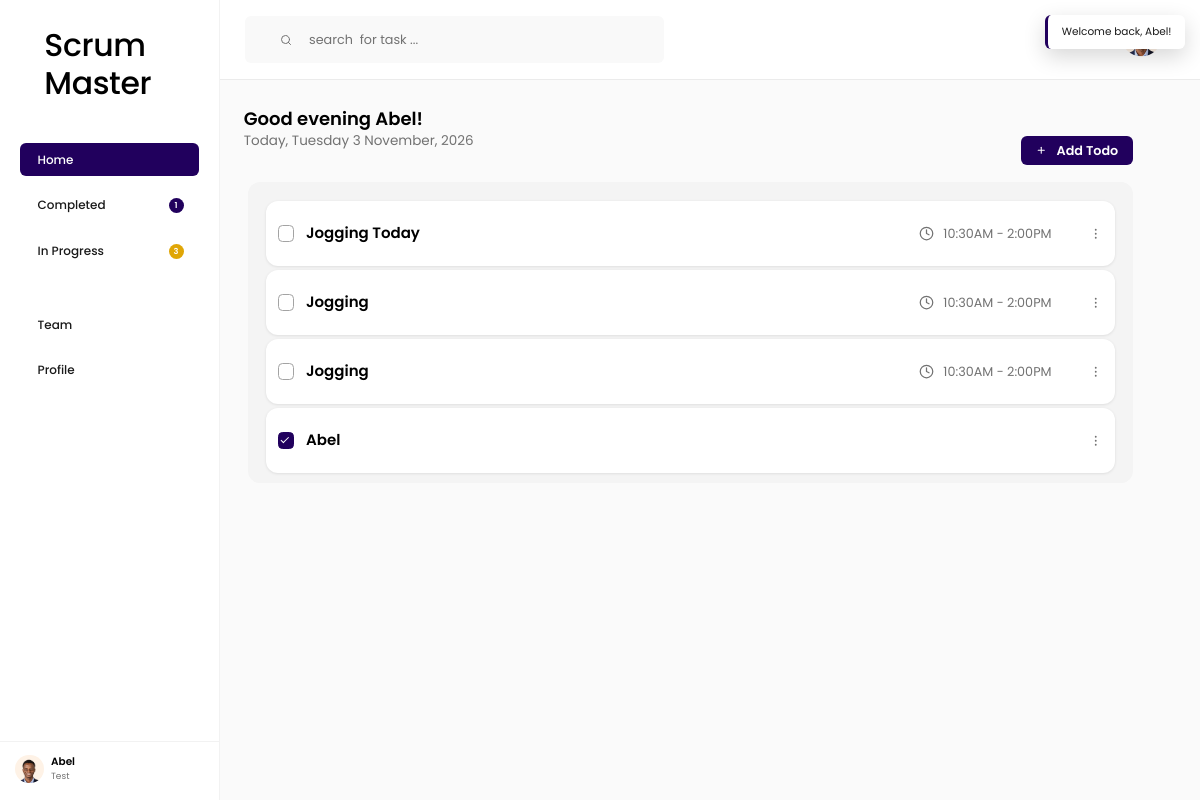
/index.php (signed in), run on the app's committed database.
### tables this page shows
CREATE TABLE users (
        id INTEGER PRIMARY KEY AUTOINCREMENT,
        name TEXT NOT NULL,
        email TEXT NOT NULL,
        password_hash TEXT NOT NULL,
        avatar TEXT,
        organization_id INTEGER,
        created_at TEXT DEFAULT CURRENT_TIMESTAMP
    , google_id TEXT, notify_browser INTEGER NOT NULL DEFAULT 1, notify_email INTEGER NOT NULL DEFAULT 1, notify_lead_minutes INTEGER NOT NULL DEFAULT 30);

CREATE TABLE organizations (
        id INTEGER PRIMARY KEY AUTOINCREMENT,
        name TEXT NOT NULL,
        owner_id INTEGER NOT NULL,
        created_at TEXT DEFAULT CURRENT_TIMESTAMP
    );

CREATE TABLE todos (
        id INTEGER PRIMARY KEY AUTOINCREMENT,
        title TEXT NOT NULL,
        completed INTEGER DEFAULT 0,
        start_time TEXT,
        end_time TEXT
    , user_id INTEGER);

### src/helpers.php (called while the page is built, shortened)
<?php
function e(mixed $value): string
{
    return htmlspecialchars((string) $value, ENT_QUOTES, 'UTF-8');
}
function render(string $template, array $vars = []): void
{
    extract($vars, EXTR_SKIP);
    require ROOT_PATH . '/templates/' . $template . '.php';
}
function avatar_url(?string $path): string
{
    return is_string($path) && $path !== '' ? $path : 'assets/img/default-avatar.png';
}
function format_time_range(?string $start, ?string $end): ?string
{
    if ($start === null || $end === null) {
        return null;
    }
    return format_time($start) . ' - ' . format_time($end);
}
function format_time(string $value): string
{
    [$hour, $minute] = explode(':', $value);
    $hour = (int) $hour;
    $suffix = $hour >= 12 ? 'PM' : 'AM';
    $hour12 = $hour % 12;
    return $hour12 . ':' . $minute . $suffix;
}

### src/controllers/HomeController.php (called while the page is built, shortened)
<?php
final class HomeController
{
    public static function index(): void
    {
        global $db;
        $user = require_auth();
        $userId = (int) $user['id'];
        $todoRepo = new TodoRepository($db);
        $page = (string) ($_GET['page'] ?? 'home');
        $q = trim((string) ($_GET['q'] ?? ''));
        $editTodo = null;
        $openAdd = isset($_GET['add']);
        render('layout', [
            'view' => 'home',
            'title' => 'Scrum Master — Home',
            'showTodoModal' => true,
            'user' => $user,
            'page' => $page,
            'q' => $q,
            'searchRoute' => '',
            'todos' => $todoRepo->all($userId, $page, $q),
            'counts' => $todoRepo->counts($userId),
            'greeting' => greeting_for((string) $user['name']),
            'today' => today_line(),
            'editTodo' => $editTodo,
            'openAdd' => $openAdd,
            'returnTo' => return_to_value(),
            'flash' => take_flash(),
        ]);
    }
}

### src/repositories/TodoRepository.php (called while the page is built, shortened)
<?php
final class TodoRepository
{
    public function all(int $userId, string $page = 'home', string $q = ''): array
    {
        $sql = 'SELECT * FROM todos WHERE user_id = :user';
        $params = [':user' => $userId];
        $sql .= $this->filter($page, $q, $params);
        $sql .= ' ORDER BY id ASC';
        $stmt = $this->db->prepare($sql);
        $stmt->execute($params);
        return $stmt->fetchAll();
    }
    public function counts(int $userId): array
    {
        $stmt = $this->db->prepare(
            'SELECT
                SUM(CASE WHEN completed = 1 THEN 1 ELSE 0 END) AS completed,
                SUM(CASE WHEN completed = 0 THEN 1 ELSE 0 END) AS in_progress
             FROM todos
             WHERE user_id = :user'
        );
        $stmt->execute([':user' => $userId]);
        $row = $stmt->fetch();
        return [
            'completed' => (int) ($row['completed'] ?? 0),
            'in_progress' => (int) ($row['in_progress'] ?? 0),
        ];
    }
    private function filter(string $page, string $q, array &$params): string
    {
        $sql = '';
        if ($page === 'completed') {
            $sql .= ' AND completed = 1';
        } elseif ($page === 'in-progress') {
            $sql .= ' AND completed = 0';
        }
        return $sql;
    }
}

### src/repositories/UserRepository.php (called while the page is built, shortened)
<?php
final class UserRepository
{
    public function findWithOrganization(int $id): ?array
    {
        $stmt = $this->db->prepare(
            'SELECT u.*,
                    o.name     AS organization_name,
                    o.owner_id AS organization_owner_id
             FROM users u
             LEFT JOIN organizations o ON o.id = u.organization_id
             WHERE u.id = :id'
        );
        $stmt->execute([':id' => $id]);
        $user = $stmt->fetch();
        return $user ?: null;
    }
}

### src/auth.php (called while the page is built, shortened)
<?php
function auth_user(): ?array
{
    $id = (int) ($_SESSION['user_id'] ?? 0);
    global $db;
    $user = (new UserRepository($db))->findWithOrganization($id);
    return $user;
}
function require_auth(): array
{
    $user = auth_user();
    return $user;
}
function user_organization(?array $user): ?array
{
    return [
        'id' => (int) $user['organization_id'],
        'name' => (string) ($user['organization_name'] ?? ''),
        'owner_id' => (int) ($user['organization_owner_id'] ?? 0),
    ];
}
function is_org_owner(?array $user): bool
{
    $organization = user_organization($user);
    return $organization !== null && $organization['owner_id'] === (int) $user['id'];
}

### templates/partials/todo-row.php (the view, shortened to what this page needs)
<?php
$range = format_time_range($todo['start_time'], $todo['end_time']);
?>
<div class="todo-item">
    <form method="post" action="index.php" class="todo-toggle">
        <input
            type="checkbox"
            class="todo-check"
            <?= $todo['completed'] ? 'checked' : '' ?>
            aria-label="<?= $todo['completed'] ? 'Mark as not completed' : 'Mark as completed' ?>: <?= e($todo['title']) ?>"
        >
    </form>
    <span class="todo-title"><?= e($todo['title']) ?></span>
    <span class="todo-time">
        <?php if ($range !== null): ?>
            <svg viewBox="0 0 24 24" fill="none" stroke="currentColor" stroke-width="2" stroke-linecap="round" stroke-linejoin="round" aria-hidden="true">
                <circle cx="12" cy="12" r="10"/>
                <path d="M12 6v6l4 2"/>
            </svg>
            <span><?= e($range) ?></span>
        <?php endif; ?>
    </span>
    <details class="kebab">
        <summary aria-label="Todo actions">
            <svg viewBox="0 0 24 24" fill="currentColor" aria-hidden="true">
                <circle cx="12" cy="5" r="1.7"/>
                <circle cx="12" cy="12" r="1.7"/>
                <circle cx="12" cy="19" r="1.7"/>
            </svg>
        </summary>
    </details>
</div>

### templates/partials/sidebar.php (shortened to what this page needs)
<?php
$view = $view ?? 'home';
$isOwner = is_org_owner($user ?? null);
$query = $q !== '' ? '?q=' . urlencode($q) : '';
$filterQuery = static fn (string $filter): string => 'index.php?page=' . $filter . ($q !== '' ? '&q=' . urlencode($q) : '');
$homeHref = 'index.php' . $query;
$completedHref = $filterQuery('completed');
$inProgressHref = $filterQuery('in-progress');
$teamHref = 'index.php?r=team';
$profileHref = 'index.php?r=profile';
$isHome = $view === 'home' && $page === 'home';
$isCompleted = $view === 'home' && $page === 'completed';
$isInProgress = $view === 'home' && $page === 'in-progress';
$isTeam = $view === 'team';
$isProfile = $view === 'profile';
$isSettings = $view === 'settings';
$orgName = (string) ($user['organization_name'] ?? '');
$userMeta = $orgName !== '' ? $orgName : (string) ($user['email'] ?? '');
?>
<aside class="sidebar">
    <div class="logo">Scrum Master</div>
    <nav class="nav" aria-label="Primary">
        <a class="nav-item<?= $isHome ? ' is-active' : '' ?>"
           href="<?= e($homeHref) ?>"
           <?= $isHome ? 'aria-current="page"' : '' ?>>
            <span class="nav-label">Home</span>
        </a>
        <a class="nav-item<?= $isCompleted ? ' is-active' : '' ?>"
           href="<?= e($completedHref) ?>"
           <?= $isCompleted ? 'aria-current="page"' : '' ?>>
            <span class="nav-label">Completed</span>
            <?php if ($counts['completed'] > 0): ?>
                <span class="badge badge--purple"><?= (int) $counts['completed'] ?></span>
            <?php endif; ?>
        </a>
        <a class="nav-item<?= $isInProgress ? ' is-active' : '' ?>"
           href="<?= e($inProgressHref) ?>"
           <?= $isInProgress ? 'aria-current="page"' : '' ?>>
            <span class="nav-label">In Progress</span>
            <?php if ($counts['in_progress'] > 0): ?>
                <span class="badge badge--amber"><?= (int) $counts['in_progress'] ?></span>
            <?php endif; ?>
        </a>
    </nav>
    <nav class="nav nav--account" aria-label="Account">
        <?php if ($isOwner): ?>
            <a class="nav-item<?= $isTeam ? ' is-active' : '' ?>"
               href="<?= e($teamHref) ?>"
               <?= $isTeam ? 'aria-current="page"' : '' ?>>
                <span class="nav-label">Team</span>
            </a>
        <?php endif; ?>
        <a class="nav-item<?= $isProfile ? ' is-active' : '' ?>"
           href="<?= e($profileHref) ?>"
           <?= $isProfile ? 'aria-current="page"' : '' ?>>
            <span class="nav-label">Profile</span>
        </a>
    </nav>
    <div class="sidebar-footer">
        <a class="sidebar-user" href="<?= e($profileHref) ?>" title="Your account">
            <img src="<?= e(avatar_url($user['avatar'] ?? null)) ?>" alt="">
            <span class="sidebar-user-text">
                <span class="sidebar-user-name"><?= e($user['name'] ?? '') ?></span>
                <span class="sidebar-user-meta"><?= e($userMeta) ?></span>
            </span>
        </a>
        <div class="sidebar-footer-actions">
            <a class="icon-btn<?= $isSettings ? ' is-active' : '' ?>"
               href="index.php?r=settings"
               aria-label="Settings"
               title="Settings"
               <?= $isSettings ? 'aria-current="page"' : '' ?>>
            </a>
            <form method="post" action="index.php"
                  data-confirm="You will need to sign in again to see your tasks."
                  data-confirm-title="Sign out of Scrum Master?"
                  data-confirm-label="Sign out">
                <button class="icon-btn icon-btn--danger" type="submit" aria-label="Sign out" title="Sign out">
                </button>
            </form>
        </div>
    </div>
</aside>

### templates/home.php (shortened to what this page needs)
<?php
$addHref = 'index.php' . $returnTo . ($returnTo === '' ? '?' : '&') . 'add=1';
?>
<header class="page-header">
    <div class="page-heading">
        <h1 class="greeting"><?= e($greeting) ?></h1>
        <p class="date-line"><?= e($today) ?></p>
    </div>
    <a class="btn-add" href="<?= e($addHref) ?>" data-modal-open="todo-modal">
        <svg viewBox="0 0 24 24" fill="none" stroke="currentColor" stroke-width="2.4" stroke-linecap="round" aria-hidden="true">
            <path d="M5 12h14"/>
            <path d="M12 5v14"/>
        </svg>
        Add Todo
    </a>
</header>
<section class="panel" aria-label="Todos">
    <?php if (!$todos): ?>
        <p class="empty">
            <?php if ($q !== ''): ?>
                No todos match &ldquo;<?= e($q) ?>&rdquo;.
            <?php else: ?>
                Nothing here yet — press <strong class="only-desktop">Add Todo</strong><strong class="only-mobile">+</strong> to create your first task.
            <?php endif; ?>
        </p>
    <?php else: ?>
        <?php foreach ($todos as $todo): ?>
            <?php require ROOT_PATH . '/templates/partials/todo-row.php'; ?>
        <?php endforeach; ?>
    <?php endif; ?>
</section>

### data on the page
users: avatar (picture), name "Abel", organization.name "Test"
todos: title "Jogging Today", range "10:30AM - 2:00PM"
todos: title "Jogging", range "10:30AM - 2:00PM"
todos: title "Jogging", range "10:30AM - 2:00PM"
todos: completed "☑", title "Abel"

### other printed values
$counts['completed'] "1"
$counts['in_progress'] "3"
$greeting "Good evening Abel!"
$today "Today, Tuesday 3 November, 2026"
$flash "Welcome back, Abel!"
